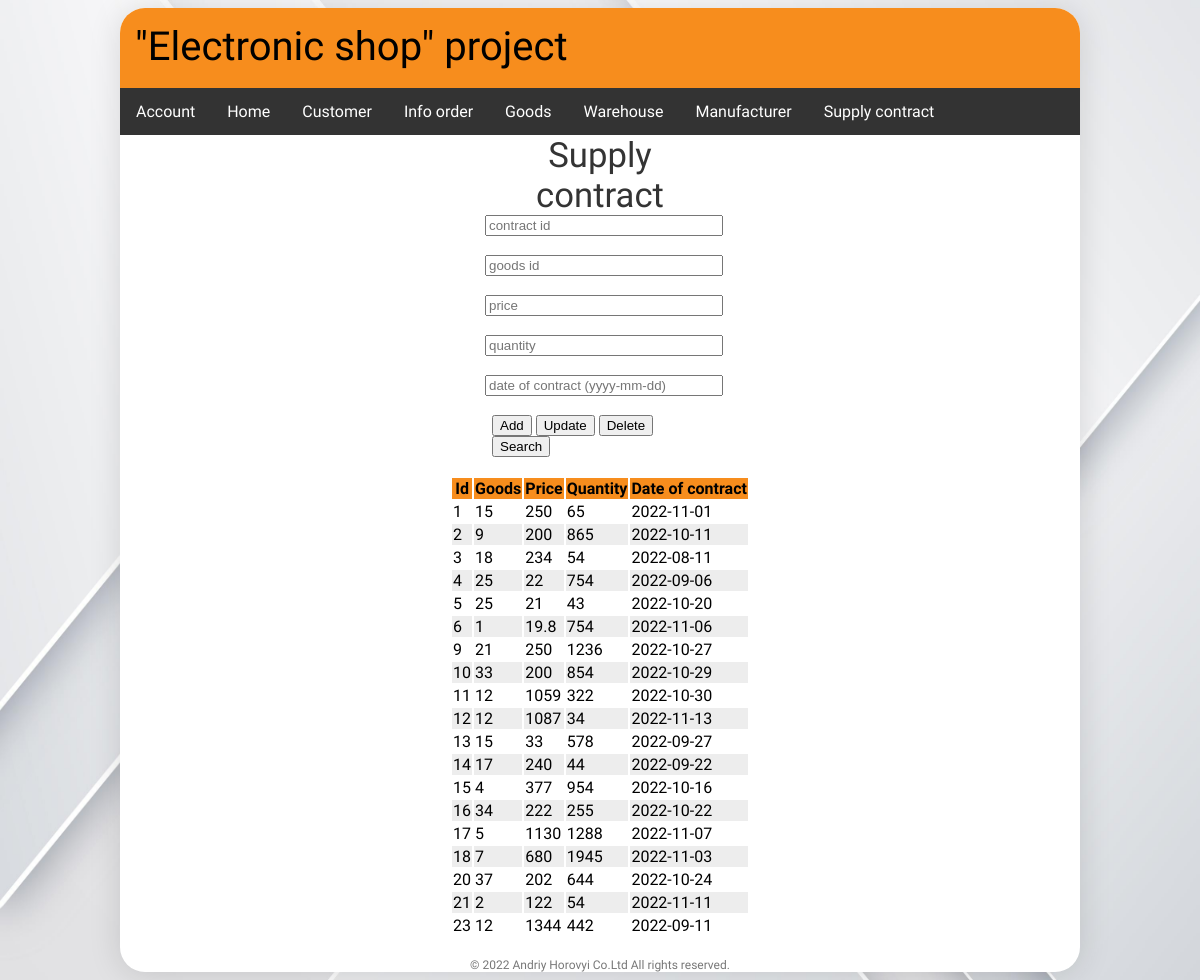
/supply_contract.php, run on the app's committed database.
### tables this page shows
CREATE TABLE `supply_contract` (
  `contract_id` bigint(20) UNSIGNED NOT NULL,
  `gs_id` bigint(20) UNSIGNED NOT NULL,
  `sl_price` double UNSIGNED NOT NULL,
  `sl_quantity` int(9) UNSIGNED NOT NULL,
  `contract_date` date NOT NULL
);

### supply_contract.php (the view, shortened to what this page needs)
<?php include("includes/mainheader.php");
$host = "localhost";
$user = "root";
$password = "";
$database = "electronic_shop";
$contract_id = "";
$gs_id = "";
$sl_price = "";
$sl_quantity = "";
$contract_date = "";
try{
	$connect = mysqli_connect($host, $user, $password, $database);
} catch (mysqli_sql_exception $ex) {
	echo 'Error';
}
function showTable($connect){
	$sql = "SELECT * FROM supply_contract ORDER BY 'ASC' ";
	$res = mysqli_query($connect, $sql);
	echo "<table>\n";
	echo "<thead><tr><th> Id</th><th> Goods</th><th> Price</th><th> Quantity</th><th> Date of contract</th></tr></thead>\n";
	while ($supply_contract = $res->fetch_assoc()) {
		echo "<tr>\n";
	echo "<td>" . $supply_contract['contract_id'] . "</td><td>". $supply_contract['gs_id'] . "</td><td>" .$supply_contract['sl_price']. "</td><td>" .$supply_contract['sl_quantity']. "</td><td>" . $supply_contract['contract_date'] . "</td>" ;
		echo "</tr>";
	}
	echo "</table>\n";
}
?>
<form type="submit"action="supply_contract.php"  id="fields" method="post"name="fields">
	<article id="customer">
		Supply contract
	</article>
	<input class="inputs" type="number" name = "contract_id" placeholder = "contract id" min="0" value="<?php echo $contract_id;?>"><br><br>
	<input class="inputs" type="number" name = "gs_id" placeholder = "goods id" min="0" value="<?php echo $gs_id;?>"><br><br>
	<input class="inputs" type="number" name = "sl_price" placeholder = "price" min="0" value="<?php echo $sl_price;?>"><br><br>
	<input class="inputs" type="number" name = "sl_quantity" placeholder = "quantity" min="0" value="<?php echo $sl_quantity;?>"><br><br>
	<input class="inputs" type="text" name = "contract_date" placeholder = "date of contract (yyyy-mm-dd)" value="<?php echo $contract_date;?>"><br><br>
	<div id="buttons">
		<input type="submit" name = "insert" value="Add"onclick="refreshContent()">
		<input type="submit" name = "update" value="Update"onclick="refreshContent()">
		<input type="submit" name = "delete" value="Delete"onclick="refreshContent()">
		<input type="submit" name = "search" value="Search">
	</div>
	<br>
</form>
<?php
showTable($connect);
?>
<?php
include("includes/footer.php");

### css/style.css (style rules this page uses)
body { background-image: url(../img/5594016.jpg); background-repeat: no-repeat; background-attachment: fixed; background-size: 100% 100%; font-family: 'Anek Devanagari', sans-serif; }
#fields { position: relative; margin: auto; width: 230px; }
article { color:#343434 ; text-align: center; font-size: 26pt; }
#buttons { position: relative; margin-left: 7px; }
table { margin-left: auto; margin-right: auto; }
th { background-color: #f78d1d; color: black; font: bold; }
tr:nth-child(even) { background-color: #ededed; }
.inputs { width: 100%; }

### data on the page
supply_contract: contract_id "1", gs "15", sl_price "250", sl_quantity "65", contract_date "2022-11-01"
supply_contract: contract_id "2", gs "9", sl_price "200", sl_quantity "865", contract_date "2022-10-11"
supply_contract: contract_id "3", gs "18", sl_price "234", sl_quantity "54", contract_date "2022-08-11"
supply_contract: contract_id "4", gs "25", sl_price "22", sl_quantity "754", contract_date "2022-09-06"
supply_contract: contract_id "5", gs "25", sl_price "21", sl_quantity "43", contract_date "2022-10-20"
supply_contract: contract_id "6", gs "1", sl_price "19.8", sl_quantity "754", contract_date "2022-11-06"
supply_contract: contract_id "9", gs "21", sl_price "250", sl_quantity "1236", contract_date "2022-10-27"
supply_contract: contract_id "10", gs "33", sl_price "200", sl_quantity "854", contract_date "2022-10-29"
supply_contract: contract_id "11", gs "12", sl_price "1059", sl_quantity "322", contract_date "2022-10-30"
supply_contract: contract_id "12", gs "12", sl_price "1087", sl_quantity "34", contract_date "2022-11-13"
supply_contract: contract_id "13", gs "15", sl_price "33", sl_quantity "578", contract_date "2022-09-27"
supply_contract: contract_id "14", gs "17", sl_price "240", sl_quantity "44", contract_date "2022-09-22"
supply_contract: contract_id "15", gs "4", sl_price "377", sl_quantity "954", contract_date "2022-10-16"
supply_contract: contract_id "16", gs "34", sl_price "222", sl_quantity "255", contract_date "2022-10-22"
supply_contract: contract_id "17", gs "5", sl_price "1130", sl_quantity "1288", contract_date "2022-11-07"
supply_contract: contract_id "18", gs "7", sl_price "680", sl_quantity "1945", contract_date "2022-11-03"
supply_contract: contract_id "20", gs "37", sl_price "202", sl_quantity "644", contract_date "2022-10-24"
supply_contract: contract_id "21", gs "2", sl_price "122", sl_quantity "54", contract_date "2022-11-11"
supply_contract: contract_id "23", gs "12", sl_price "1344", sl_quantity "442", contract_date "2022-09-11"
